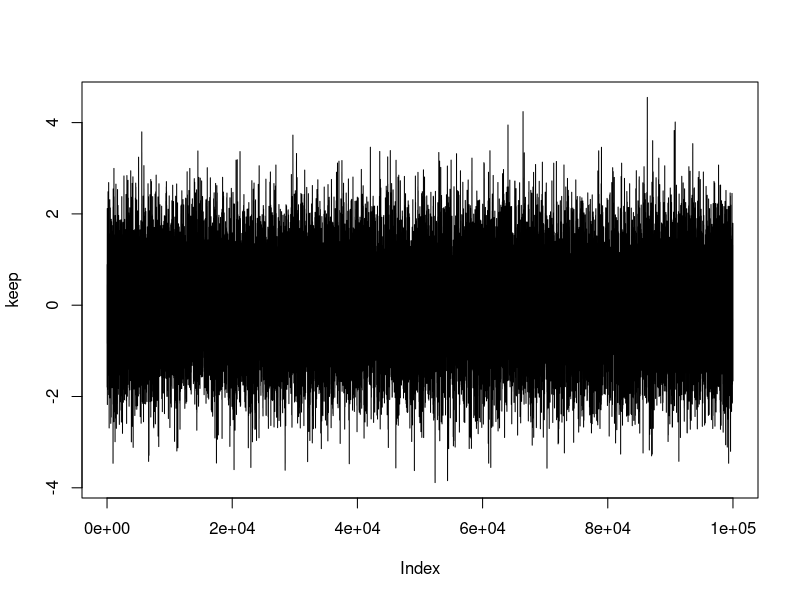
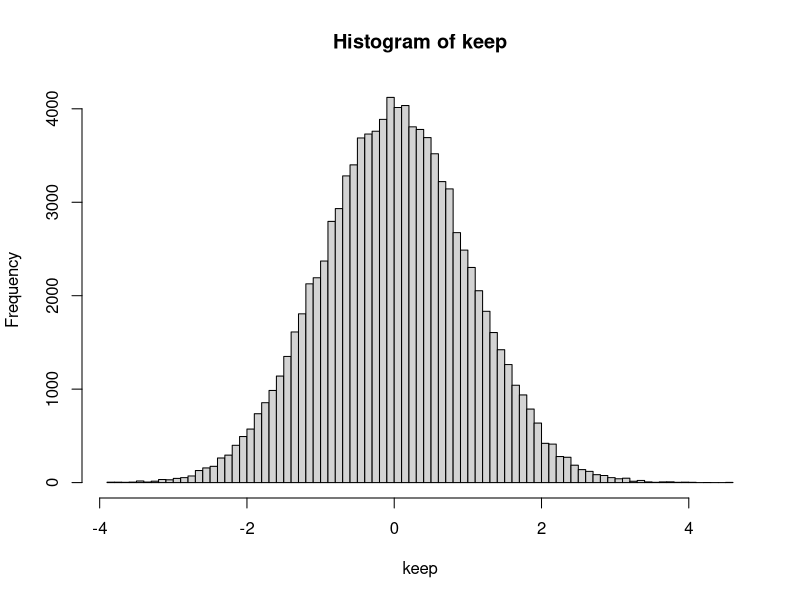
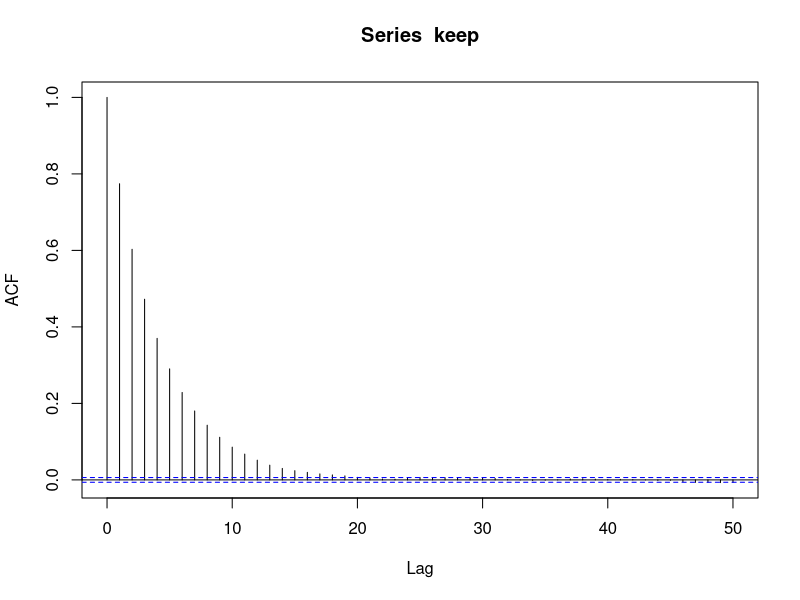

These charts were generated, in order, by the following R code:
## ---- chunk 1
# we use logs as this prevents under/overflow
log_prob = function(theta) 
{
  # assume target distribution is a standard normal
  return(-0.5*theta^2)
}

theta = 0.0
logp = log_prob(theta)
sigma = 1.0

keep = numeric(100000)
# Move the walker around
for(i in 1:100000)
{
  # generate proposed new position
  proposal = theta + sigma*rnorm(1)
  logp_prop = log_prob(proposal)
  # evaluate proposal wrt current position
  log_alpha = logp_prop - logp
  
  if(runif(1) < exp(log_alpha))
  {
    # accept the proposal
    theta = proposal
    logp = logp_prop
  }
  
  keep[i] = theta
}

plot(keep, type = "l")
## ---- chunk 2
hist(keep, breaks = 100)
## ---- chunk 3
# remove burn-in
# keep = keep[100:1000]
## ---- chunk 4
acf(keep)
